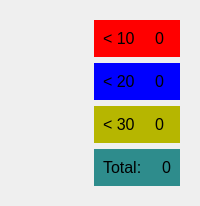
                                           <widget class="QWidget" name="widget_55" native="true">
                                            <layout class="QHBoxLayout" name="horizontalLayout_36">
                                             <item>
                                              <widget class="QWidget" name="post_assess_widget" native="true">
                                               <property name="styleSheet">
                                                <string notr="true"/>
                                               </property>
                                              </widget>
                                             </item>
                                             <item>
                                              <widget class="QWidget" name="widget_57" native="true">
                                               <property name="minimumSize">
                                                <size>
                                                 <width>0</width>
                                                 <height>0</height>
                                                </size>
                                               </property>
                                               <property name="styleSheet">
                                                <string notr="true"/>
                                               </property>
                                               <layout class="QVBoxLayout" name="verticalLayout_108">
                                                <item>
                                                 <widget class="QWidget" name="widget_76" native="true">
                                                  <property name="styleSheet">
                                                   <string notr="true">background-color: rgb(255, 0, 0);</string>
                                                  </property>
                                                  <layout class="QHBoxLayout" name="horizontalLayout_55">
                                                   <property name="spacing">
                                                    <number>20</number>
                                                   </property>
                                                   <item>
                                                    <widget class="QLabel" name="label_93">
                                                     <property name="font">
                                                      <font>
                                                       <pointsize>12</pointsize>
                                                      </font>
                                                     </property>
                                                     <property name="text">
                                                      <string>&lt; 10</string>
                                                     </property>
                                                    </widget>
                                                   </item>
                                                   <item>
                                                    <widget class="QLabel" name="label_96">
                                                     <property name="font">
                                                      <font>
                                                       <pointsize>12</pointsize>
                                                      </font>
                                                     </property>
                                                     <property name="text">
                                                      <string>0</string>
                                                     </property>
                                                    </widget>
                                                   </item>
                                                  </layout>
                                                 </widget>
                                                </item>
                                                <item>
                                                 <widget class="QWidget" name="widget_77" native="true">
                                                  <property name="styleSheet">
                                                   <string notr="true">background-color: rgb(0, 0, 255);</string>
                                                  </property>
                                                  <layout class="QHBoxLayout" name="horizontalLayout_56">
                                                   <property name="spacing">
                                                    <number>20</number>
                                                   </property>
                                                   <item>
                                                    <widget class="QLabel" name="label_94">
                                                     <property name="font">
                                                      <font>
                                                       <pointsize>12</pointsize>
                                                      </font>
                                                     </property>
                                                     <property name="text">
                                                      <string>&lt; 20</string>
                                                     </property>
                                                    </widget>
                                                   </item>
                                                   <item>
                                                    <widget class="QLabel" name="label_97">
                                                     <property name="font">
                                                      <font>
                                                       <pointsize>12</pointsize>
                                                      </font>
                                                     </property>
                                                     <property name="text">
                                                      <string>0</string>
                                                     </property>
                                                    </widget>
                                                   </item>
                                                  </layout>
                                                 </widget>
                                                </item>
                                                <item>
                                                 <widget class="QWidget" name="widget_78" native="true">
                                                  <property name="styleSheet">
                                                   <string notr="true">background-color: rgb(182, 182, 0);</string>
                                                  </property>
                                                  <layout class="QHBoxLayout" name="horizontalLayout_57">
                                                   <property name="spacing">
                                                    <number>20</number>
                                                   </property>
                                                   <item>
                                                    <widget class="QLabel" name="label_95">
                                                     <property name="font">
                                                      <font>
                                                       <pointsize>12</pointsize>
                                                      </font>
                                                     </property>
                                                     <property name="text">
                                                      <string>&lt; 30</string>
                                                     </property>
                                                    </widget>
                                                   </item>
                                                   <item>
                                                    <widget class="QLabel" name="label_98">
                                                     <property name="font">
                                                      <font>
                                                       <pointsize>12</pointsize>
                                                      </font>
                                                     </property>
                                                     <property name="text">
                                                      <string>0</string>
                                                     </property>
                                                    </widget>
                                                   </item>
                                                  </layout>
                                                 </widget>
                                                </item>
                                                <item>
                                                 <widget class="QWidget" name="widget_80" native="true">
                                                  <property name="styleSheet">
                                                   <string notr="true">background-color: rgb(46, 140, 140);</string>
                                                  </property>
                                                  <layout class="QHBoxLayout" name="horizontalLayout_58">
                                                   <property name="spacing">
                                                    <number>20</number>
                                                   </property>
                                                   <item>
                                                    <widget class="QLabel" name="label_99">
                                                     <property name="font">
                                                      <font>
                                                       <pointsize>12</pointsize>
                                                      </font>
                                                     </property>
                                                     <property name="text">
                                                      <string>Total:</string>
                                                     </property>
                                                    </widget>
                                                   </item>
                                                   <item>
                                                    <widget class="QLabel" name="label_100">
                                                     <property name="font">
                                                      <font>
                                                       <pointsize>12</pointsize>
                                                      </font>
                                                     </property>
                                                     <property name="text">
                                                      <string>0</string>
                                                     </property>
                                                    </widget>
                                                   </item>
                                                  </layout>
                                                 </widget>
                                                </item>
                                               </layout>
                                              </widget>
                                             </item>
                                            </layout>
                                           </widget>
